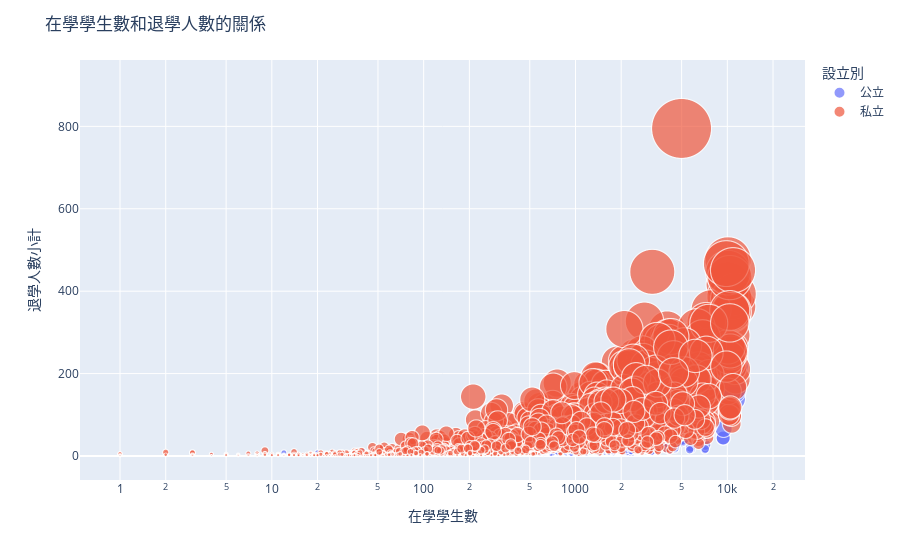

The code cell stored with this chart in its notebook:
### Code cell
import pandas as pd
import plotly.express as px

# 讀取CSV檔案
df = pd.read_csv('各校退學人數.csv')

# 繪製散佈圖
fig = px.scatter(df, x="在學學生數", y="退學人數小計", 
                 size="退學人數小計", color="設立別",
                 hover_name="學校名稱", log_x=True, size_max=60)

# 設置圖表標題和軸標籤
fig.update_layout(
    title="在學學生數和退學人數的關係",
    xaxis_title="在學學生數",
    yaxis_title="退學人數小計"
)

# 顯示圖表
fig.show()

### Figure 1 — Plotly figure (JSON) as saved in the notebook; plotly's stock layout.template omitted (floating-point values rounded to 4 significant figures; data arrays with more than 128 entries replaced by an {"elided": "..."} marker saying what was removed)
{"data": [{"hovertemplate": "<b>%{hovertext}</b><br><br>設立別=公立<br>在學學生數=%{x}<br>退學人數小計=%{marker.size}<extra></extra>", "hovertext": {"elided": "2595 str values"}, "legendgroup": "公立", "marker": {"color": "#636efa", "size": {"elided": "2595 int values"}, "sizemode": "area", "sizeref": 0.2208, "symbol": "circle"}, "mode": "markers", "name": "公立", "showlegend": true, "type": "scattergl", "x": {"elided": "2595 str values"}, "xaxis": "x", "y": {"elided": "2595 int values"}, "yaxis": "y"}, {"hovertemplate": "<b>%{hovertext}</b><br><br>設立別=私立<br>在學學生數=%{x}<br>退學人數小計=%{marker.size}<extra></extra>", "hovertext": {"elided": "5420 str values"}, "legendgroup": "私立", "marker": {"color": "#EF553B", "size": {"elided": "5420 int values"}, "sizemode": "area", "sizeref": 0.2208, "symbol": "circle"}, "mode": "markers", "name": "私立", "showlegend": true, "type": "scattergl", "x": {"elided": "5420 str values"}, "xaxis": "x", "y": {"elided": "5420 int values"}, "yaxis": "y"}], "layout": {"legend": {"itemsizing": "constant", "title": {"text": "設立別"}, "tracegroupgap": 0}, "margin": {"t": 60}, "title": {"text": "在學學生數和退學人數的關係"}, "xaxis": {"anchor": "y", "domain": [0, 1], "title": {"text": "在學學生數"}, "type": "log"}, "yaxis": {"anchor": "x", "domain": [0, 1], "title": {"text": "退學人數小計"}}}}
